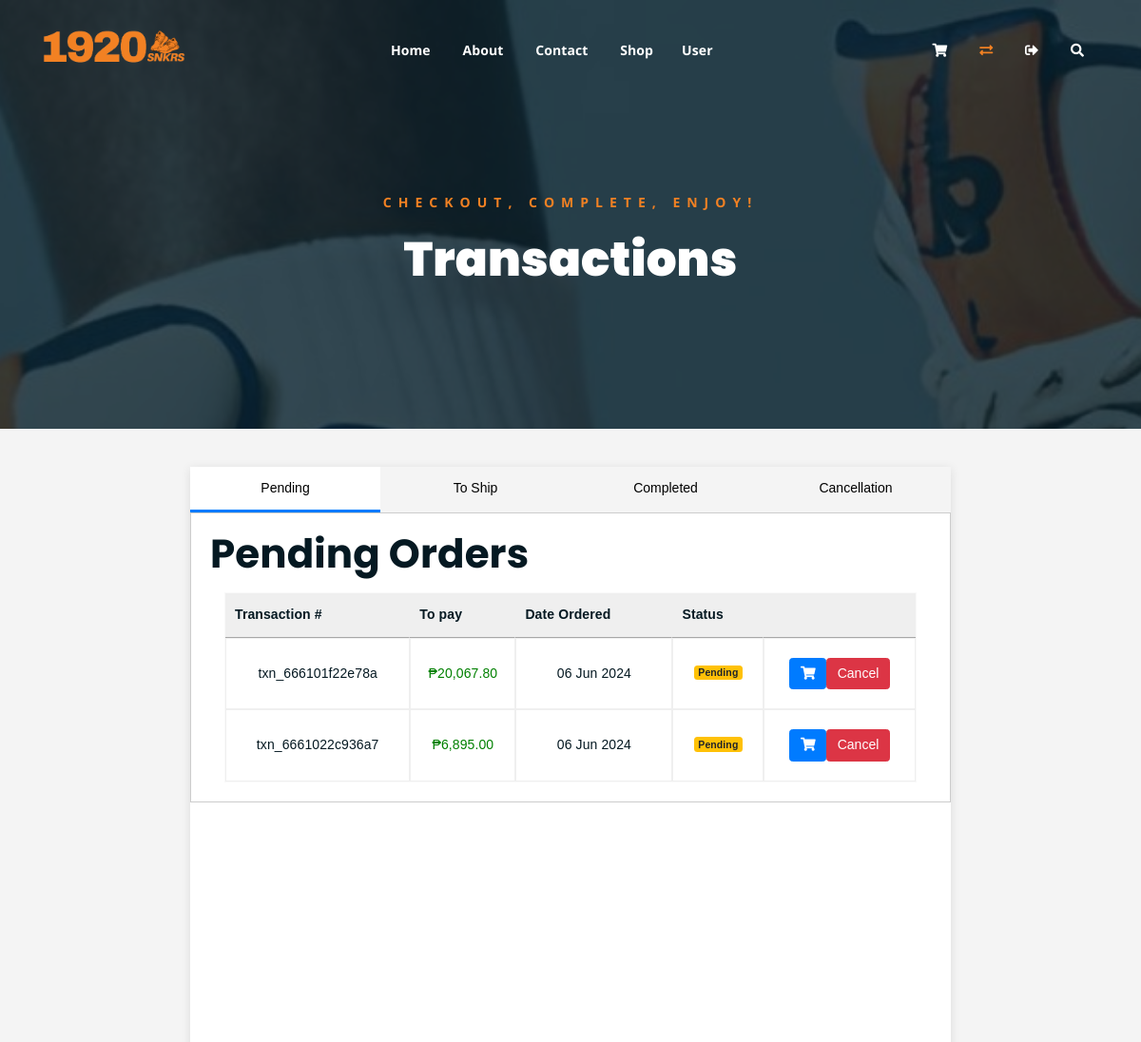
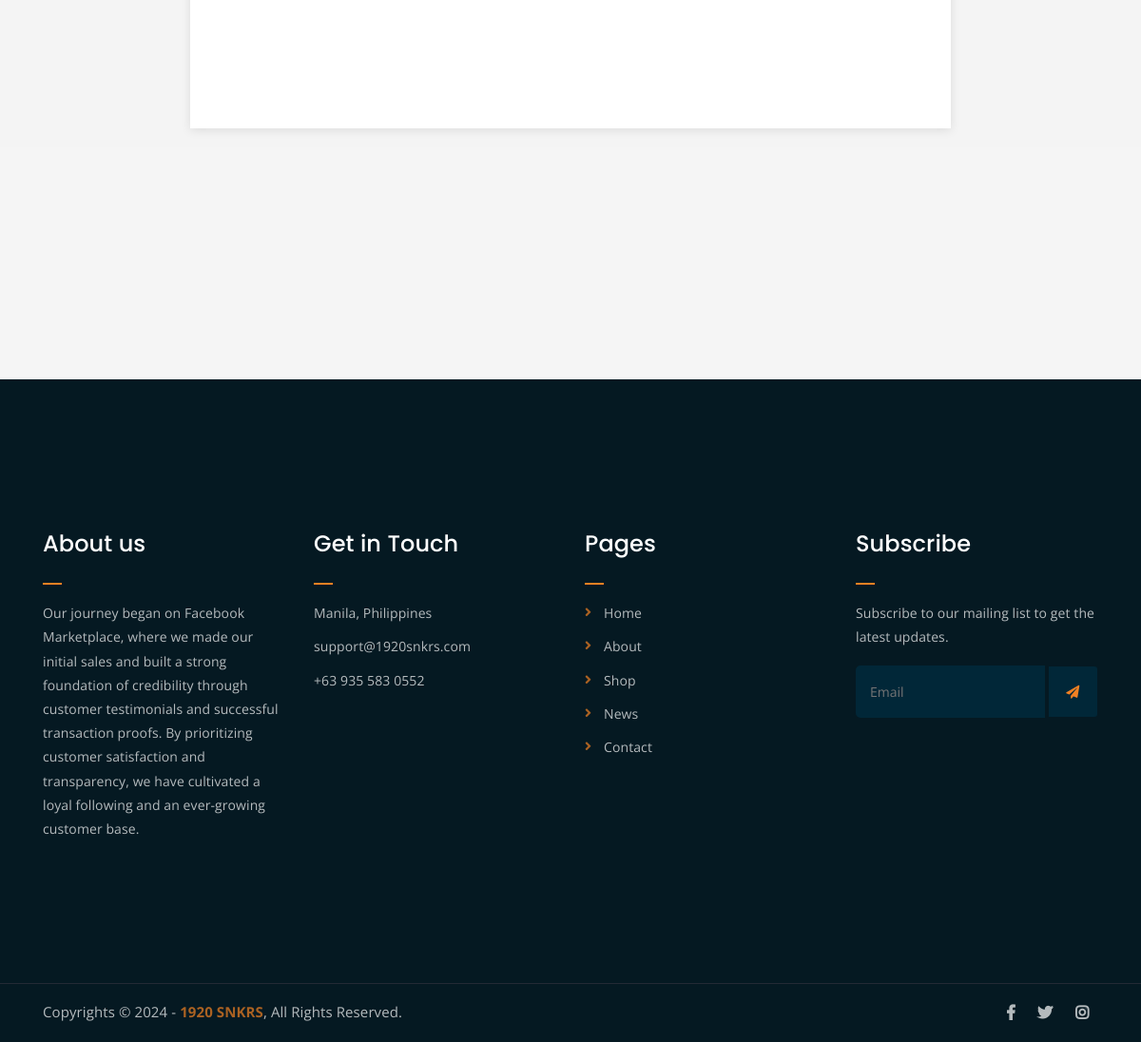
The page /user/transactions.php (signed in) on the database its author committed (2 pictures, top to bottom).
### tables this page shows
CREATE TABLE `orders` (
  `order_id` int(11) NOT NULL,
  `transaction_number` varchar(255) DEFAULT NULL,
  `userid` int(11) DEFAULT NULL,
  `total_amount` decimal(10,2) DEFAULT NULL,
  `note` text DEFAULT NULL,
  `created_at` timestamp NOT NULL DEFAULT current_timestamp(),
  `order_status` varchar(20) DEFAULT 'Pending',
  `imgURL` varchar(255) DEFAULT NULL,
  `updated_at` timestamp NOT NULL DEFAULT current_timestamp() ON UPDATE current_timestamp()
);

### user/function/transaction-table/pending-table.php (shortened to what this page needs)
<div class="container">
	<div class="row">
		<div class="col-lg-12 col-md-12">
			<div class="cart-table-wrap">
				<table class="cart-table dataTable" style="width: 100%;">
					<thead id="pendingTable" class="cart-table-head">
						<tr class="table-head-row">
							<th>Transaction #</th>
							<th>To pay</th>
							<th>Date Ordered</th>
							<th>Status</th>
							<th></th>
						</tr>
					</thead>
					<tbody>
						<?php
						$queryPending = "SELECT * FROM orders WHERE order_status = 'Pending' AND userid = ?";
						$stmtPending = $link->prepare($queryPending);
						$stmtPending->bind_param("i", $verifiedUID);
						$stmtPending->execute();
						$resultPending = $stmtPending->get_result();
						while ($row = $resultPending->fetch_assoc()) {
							$status = $row['order_status'];
							$order_id = $row['order_id'];
							$transaction_number = $row['transaction_number'];
							$createdAt = date('d M Y', strtotime($row['created_at']));
							$checkCancellationQuery = "SELECT * FROM cancellation_request WHERE order_id = ? AND status = 0";
							$stmtCancellation = $link->prepare($checkCancellationQuery);
							$stmtCancellation->bind_param("i", $order_id);
							$stmtCancellation->execute();
							$resultCancellation = $stmtCancellation->get_result();
							$cancellationExists = $resultCancellation->num_rows > 0;
							if ($status === 'Pending') {
								$statusLabel = '<label class="badge badge-warning">Pending</label>';
							} else {
								$statusLabel = $status;
							}
							echo "<tr>
							<td data-label='Transaction #'>{$transaction_number}</td>
							<td data-label='To pay' style='color: green;'>₱" . number_format($row['total_amount'], 2, '.', ',') . "</td>
							<td data-label='Date Ordered'>{$createdAt}</td>
							<td data-label='Status'>";
							if (!$cancellationExists) {
								echo $statusLabel;
							} else {
								echo "<label class='badge badge-secondary'>Cancellation Pending</label>";
							}
							echo "</td>
							<td data-label='Actions'>
								<button type='button' data-txn='{$transaction_number}' class='view-order btn btn-primary btn-md'><i class='fas fa-shopping-cart'></i></button>";
							if (!$cancellationExists) {
								echo "<button type='button' class='cancel_request btn btn-danger btn-md' data-order_id='$order_id'>Cancel</button>";
							}
							echo "</td></tr>";
						}
						?>
					</tbody>
				</table>
			</div>
		</div>
	</div>
</div>

### assets/css/main.css (style rules this page uses)
html { font-size: 14px; font-weight: 400; line-height: 28px; height: 100%; }
body { font-family: "Open Sans", sans-serif; font-weight: 400; font-size: 1rem; letter-spacing: 0.1px; line-height: 1.8; color: #051922; overflow-x: hidden; }
body img { max-width: 100%; }
a { cursor: pointer; text-decoration: none; -webkit-transition: all 0.2s ease-in-out; -o-transition: all 0.2s ease-in-out; transition: all 0.2s ease-in-out; }
p { font-family: "Open Sans", sans-serif; font-weight: 400; font-size: 1rem; letter-spacing: 0.1px; line-height: 1.8; color: #051922; margin: 0 0 1.25rem 0; }
p:last-child { margin: 0; }
.single-logo-item img { max-width: 180px; margin: 0 auto; }
.logo-carousel-section { background-color: #f5f5f5; padding: 50px 0; }
.copyright { background-color: #051922; border-top: 1px solid #232a35; }
.copyright p { margin: 0; color: #fff; opacity: 0.7; padding: 16px 0; font-size: 15px; }
.copyright a { color: #F28123; font-weight: 700; }
.social-icons ul { margin: 0; padding: 0; list-style: none; }
.social-icons ul li { display: inline-block; }
.social-icons ul li a { font-size: 16px; color: #fff; opacity: 0.7; padding: 16px 10px; display: block; }
.single-logo-item { -webkit-transition: 0.3s; -o-transition: 0.3s; transition: 0.3s; }
.social-icons ul li a { -webkit-transition: 0.3s; -o-transition: 0.3s; transition: 0.3s; }
html, body { height: 100%; }
table.cart-table { border: 1px solid #f9f9f9; width: 100%; }
thead { border-bottom: 1px solid #eee; }
tr.table-head-row th { border-right: 1px solid #efefef; padding: 15px; font-weight: 500; text-align: center; }
tr.table-head-row th:last-child { border-right: none; }
.cart-table-wrap tbody tr td { text-align: center; }
.cart-table-wrap tbody tr td { border: 1px solid #efefef; padding: 20px 0; color: #051922; }
thead.cart-table-head tr { background-color: #efefef; }

### rows shown on the page
orders: transaction_number "txn_666101f22e78a", total_amount "20,067.80", created_at "06 Jun 2024", order_status "Pending"
orders: transaction_number "txn_6661022c936a7", total_amount "6,895.00", created_at "06 Jun 2024", order_status "Pending"
